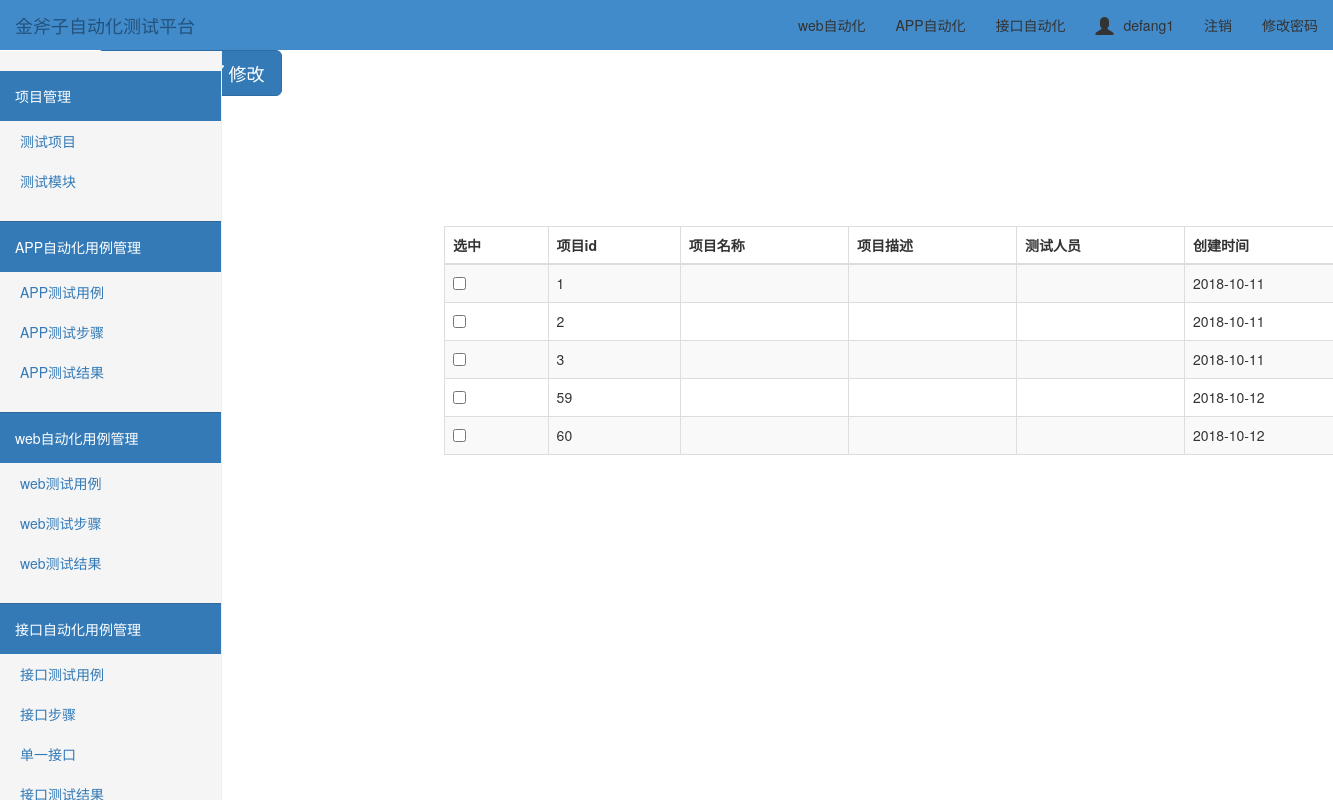
Screenshot of /project/ (signed in) with the database file from the repository.
### test_platform/models.py (models this page shows, shortened)
class UserInfo(AbstractUser):
    nid = models.AutoField(primary_key=True)
    telephone = models.CharField(max_length=11, null=True, unique=True)
    avatar = models.FileField(upload_to='avatars/', default="/avatars/default.png")
    create_time = models.DateTimeField(verbose_name='创建时间', auto_now_add=True)

class Project(models.Model):
    pid = models.AutoField(primary_key=True)
    project_name = models.CharField('项目名称', max_length=64)   # 项目名称
    project_desc = models.CharField('项目描述', max_length=256)  # 项目描述
    testers = models.CharField('测试负责人', max_length=256)    # 项目负责人
    create_time = models.DateTimeField('创建时间', auto_now=True)   # 创建时间
    class Meta:
        verbose_name = '项目管理'
        verbose_name_plural = '项目管理'

### test_platform/views.py (the view)
# urls.py: url(r'^project/$', views.project),
@login_required
def project(request):
    project_list = Project.objects.filter().all()
    return render(request, "project.html", {"project_list": project_list})

### templates/project.html (shortened to what this page needs)
{% extends "home.html" %}
{% block add %}
<div class="btn-toolbar" role="toolbar">
  <div class="btn-group">
    <button type="button" class="btn btn-primary btn-lg" data-toggle="modal" data-target="#addmyModal">
    </button>
    <button type="button" class="btn btn-primary btn-lg" data-toggle="modal" data-target="#myModal">
         修改
    </button>
  </div>
</div>
<div class="container">
        <div class="row" style="padding-top: 80px;">
            <div class="col-md-10 col-md-offset-3">
                <table class="table table-striped table-bordered">
                    <thead>
                        <tr>
                            <th>选中</th>
                            <th>项目id</th>
                            <th>项目名称</th>
                            <th>项目描述</th>
                            <th>测试人员</th>
                            <th>创建时间</th>
                        </tr>
                    </thead>
                    <tbody>
                        {% for project_obj in project_list %}
                            <tr>
                                <td id="che1"><input type="checkbox"/></td>
                                <td>{{project_obj.pid}}</td>
                                <td>{{ project_obj.projectname }}</td>
                                <td>{{ project_obj.projectdesc }}</td>
                                <td>{{ project_obj.Testers }}</td>
                                <td>{{ project_obj.create_time|date:'Y-m-d' }}</td>
                            </tr>
                        {% endfor %}
                    </tbody>
                </table>
            </div>
        </div>
    </div>
{% endblock %}

### templates/home.html (shortened to what this page needs)
<!DOCTYPE html>
<html lang="en">
<head>
    <link rel="stylesheet" href="/static/bootstrap-3.3.7/css/bootstrap.css">
    <link rel="stylesheet" href="/static/css/toastr.min.css">
    <link rel="stylesheet" href="/static/css/dashboard.css">
    <link rel="stylesheet" href="/static/css/home.css">
</head>
<body>
<nav class="tab navbar  navbar-fixed-top">
    <div class="container-fluid">
        <div class="navbar-header">
            <a class="navbar-brand" href="#">金斧子自动化测试平台</a>
        </div>
        <div class="collapse navbar-collapse" id="bs-example-navbar-collapse-1">
            <ul class="nav navbar-nav navbar-right">
                <li class="active"><a href="#">web自动化 <span class="sr-only">(current)</span></a></li>
                <li><a href="#">APP自动化</a></li>
                <li><a href="#">接口自动化</a></li>
                <li><a href="#"><span id="user_icon"
                                      class="glyphicon glyphicon-user"></span>{{ request.user.username }}</a></li>
                <li><a href="/logout/">注销</a></li>
                <li><a href="/set_pwd/">修改密码</a></li>
            </ul>
        </div>
    </div>
</nav>
<div class="container">
    <div class="left">
        <div class="row">
            <div class="col-sm-3 col-md-2 sidebar">
                <div class="menu">
                    <div class="head bg-primary">项目管理</div>
                    <ul class="nav nav-sidebar">
                        <li><a href="/project/" target="_self">测试项目</a> </li>
                        <li><a href="/modules/" target="_self">测试模块</a> </li>
                    </ul>
                </div>
                <div class="menu">
                    <div class="head bg-primary">APP自动化用例管理</div>
                    <ul class="nav nav-sidebar">
                        <li><a href="#">APP测试用例</a> </li>
                        <li><a href="#">APP测试步骤</a> </li>
                        <li><a href="#">APP测试结果</a> </li>
                    </ul>
                </div>
                <div class="menu">
                    <div class="head bg-primary">web自动化用例管理</div>
                    <ul class="nav nav-sidebar">
                        <li><a href="#">web测试用例</a> </li>
                        <li><a href="#">web测试步骤</a> </li>
                        <li><a href="#">web测试结果</a> </li>
                    </ul>
                </div>
                <div class="menu">
                    <div class="head bg-primary">接口自动化用例管理</div>
                    <ul class="nav nav-sidebar">
                        <li><a href="#">接口测试用例</a> </li>
                        <li><a href="#">接口步骤</a> </li>
                        <li><a href="#">单一接口</a> </li>
                        <li><a href="#">接口测试结果</a> </li>
                    </ul>
                </div>
            </div>
        </div>
    </div>
    <div class="right">
        {% block add %}{% endblock %}
    </div>
</div>
</body>
</html>

### static/css/dashboard.css (style rules this page uses)
body { padding-top: 50px; }
.navbar-fixed-top { border: 0; }
.sidebar { display: none; }
@media (min-width: 768px) { .sidebar { position: fixed; top: 51px; bottom: 0; left: 0; z-index: 1000; display: block; padding: 20px; overflow-x: hidden; overflow-y: auto; background-color: #f5f5f5; border-right: 1px solid #eee; } }
.nav-sidebar { margin-right: -21px; margin-bottom: 20px; margin-left: -20px; }
.nav-sidebar > li > a { padding-right: 20px; padding-left: 20px; }

### static/css/home.css (style rules this page uses)
.menu { margin: 0 -20px; border-bottom: 1px solid #336699; }
.head { padding: 15px; }
.menu .nav-sidebar > li > a { padding-right: 40px; padding-left: 40px; }
table { margin-top: 50px; margin-left: 40px; }
.navbar { background-color: #428bca; }
.navbar-brand { color: white; }
.navbar-collapse .navbar-nav > li > a { color: #333333; }

### templates/home.html (style rules this page uses)
#user_icon { font-size: 18px; margin-right: 10px; vertical-align: -3px; }

### rows the page displays
UserInfo: user.username "defang1"
Project: pid "1", create_time "2018-10-11"
Project: pid "2", create_time "2018-10-11"
Project: pid "3", create_time "2018-10-11"
Project: pid "59", create_time "2018-10-12"
Project: pid "60", create_time "2018-10-12"
